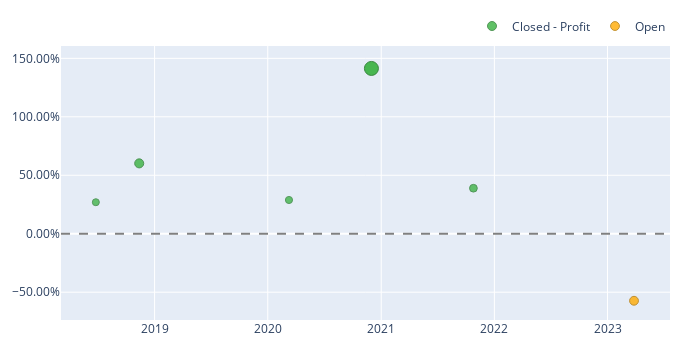

Notebook code cell kept with this figure:
### Code cell
ls_backtests_all[7][1].plot_trade_pnl()

### Figure 1 — Plotly figure (JSON) as saved in the notebook; plotly's stock layout.template omitted (floating-point values rounded to 4 significant figures)
{"data": [{"customdata": [[0, 0, 0.2694, 0.2694], [1, 1, 0.6017, 0.6017], [2, 2, 0.2886, 0.2886], [3, 3, 1.414, 1.414], [4, 4, 0.3892, 0.3892]], "hovertemplate": "Exit Trade Id: %{customdata[0]}<br>Position Id: %{customdata[1]}<br>Exit Timestamp: %{x}<br>PnL: %{customdata[2]:.6f}<br>Return: %{customdata[3]:.2%}", "marker": {"color": "#37B13F", "line": {"color": "rgb(38,123,44)", "width": 1}, "opacity": [0.75, 0.7936, 0.7525, 0.9, 0.7657], "size": [7, 9.033, 7.117, 14, 7.732], "symbol": "circle"}, "mode": "markers", "name": "Closed - Profit", "type": "scatter", "uid": "7492b073-ee36-4247-918d-2b09c424dfe0", "x": ["2018-06-25T10:00:00", "2018-11-12T09:00:00", "2020-03-09T10:00:00", "2020-11-30T10:00:00", "2021-10-25T10:00:00"], "y": [0.2694, 0.6017, 0.2886, 1.414, 0.3892]}, {"customdata": [[5, 5, -0.5733, -0.5733]], "hovertemplate": "Exit Trade Id: %{customdata[0]}<br>Position Id: %{customdata[1]}<br>Exit Timestamp: %{x}<br>PnL: %{customdata[2]:.6f}<br>Return: %{customdata[3]:.2%}", "marker": {"color": "#FFAA00", "line": {"color": "rgb(178,118,0)", "width": 1}, "opacity": [0.7898], "size": [8.859], "symbol": "circle"}, "mode": "markers", "name": "Open", "type": "scatter", "uid": "d6a50756-fa0f-4067-a105-48fe00f4264a", "x": ["2023-03-27T10:00:00"], "y": [-0.5733]}], "layout": {"height": 350, "legend": {"orientation": "h", "traceorder": "normal", "x": 1, "xanchor": "right", "y": 1.02, "yanchor": "bottom"}, "margin": {"b": 30, "l": 30, "r": 30, "t": 30}, "shapes": [{"line": {"color": "gray", "dash": "dash"}, "type": "line", "x0": 0, "x1": 1, "xref": "paper", "y0": 0, "y1": 0, "yref": "y"}], "width": 700, "yaxis": {"tickformat": ".2%"}}}
